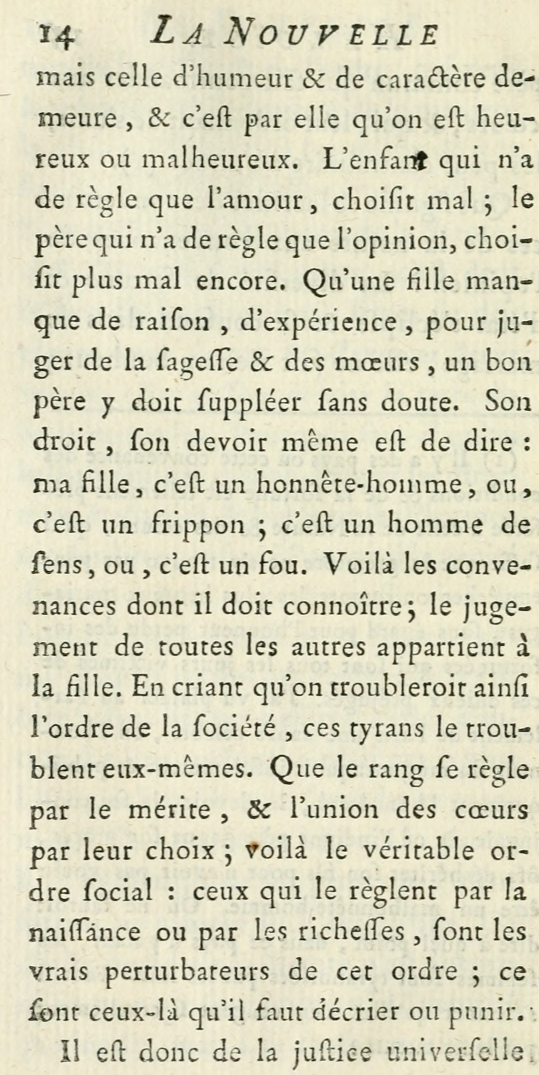
#> input picture img1_crop.jpg, 1078 x 2150 px (shown at 1/2 size)
$ python template_matching.py
#> lines starting #> are read from the running program, lines starting #| are printed output that depends on the picture; after the words box and inside, x2 and y2 are one past the last pixel; in counts of white or black regions, pixels touching at a corner belong together
#!/usr/bin/env python3
# -*- coding: utf-8 -*-
"""
Created on Fri Jun 22 20:05:10 2018

@author: rounak
"""

import cv2
import numpy as np
from matplotlib import pyplot as plt

img1 = cv2.imread('img1_crop.jpg',0)
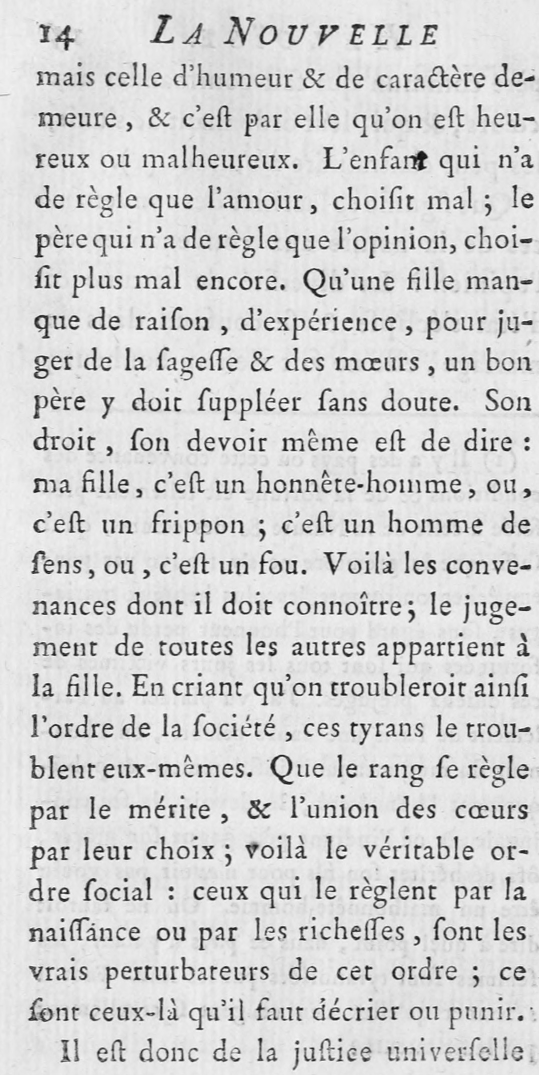
#> img1: shape (2150, 1078) (shown at 1/2 size); min 5, max 255, mean 210
img2 = cv2.imread('img2.jpg',0)
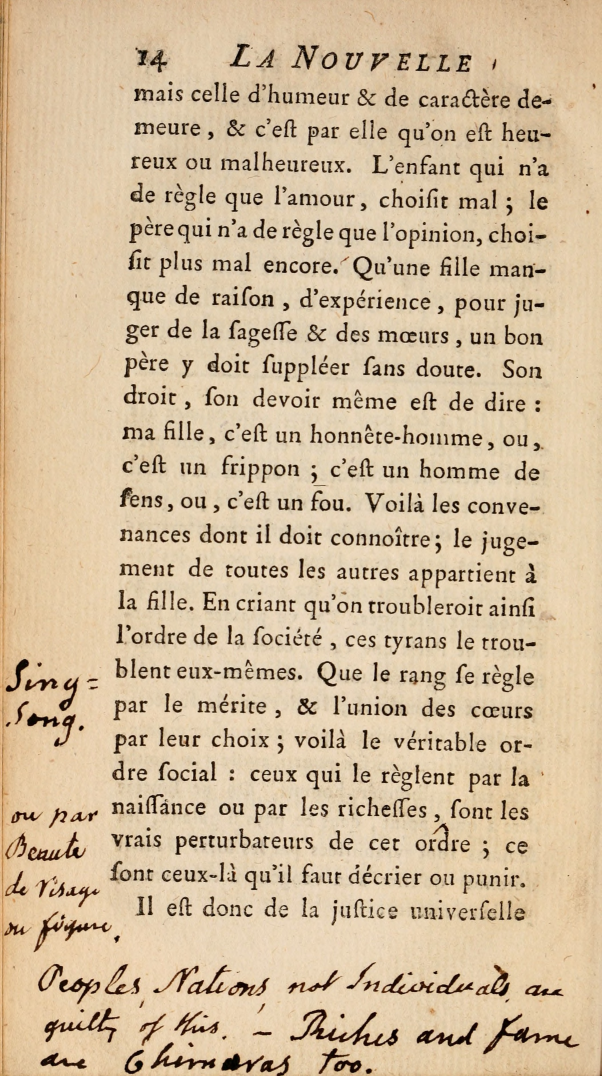
#> input picture img2.jpg, 1805 x 3228 px (shown at 1/3 size)
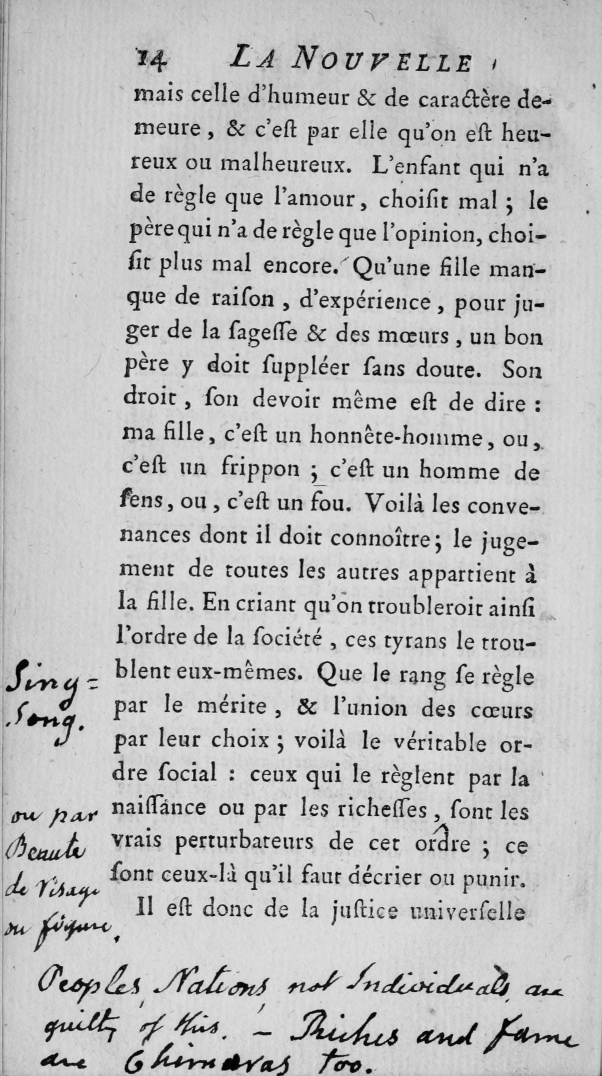
#> img2: shape (3228, 1805) (shown at 1/3 size); min 0, max 247, mean 190.7

# Resizing the image width X length
#img1 = cv2.resize(img1,(600,1200))
#img2 = cv2.resize(img2,(600,1200))

# Thresholding
th_val1,img1 = cv2.threshold(img1,127,255,cv2.THRESH_BINARY)
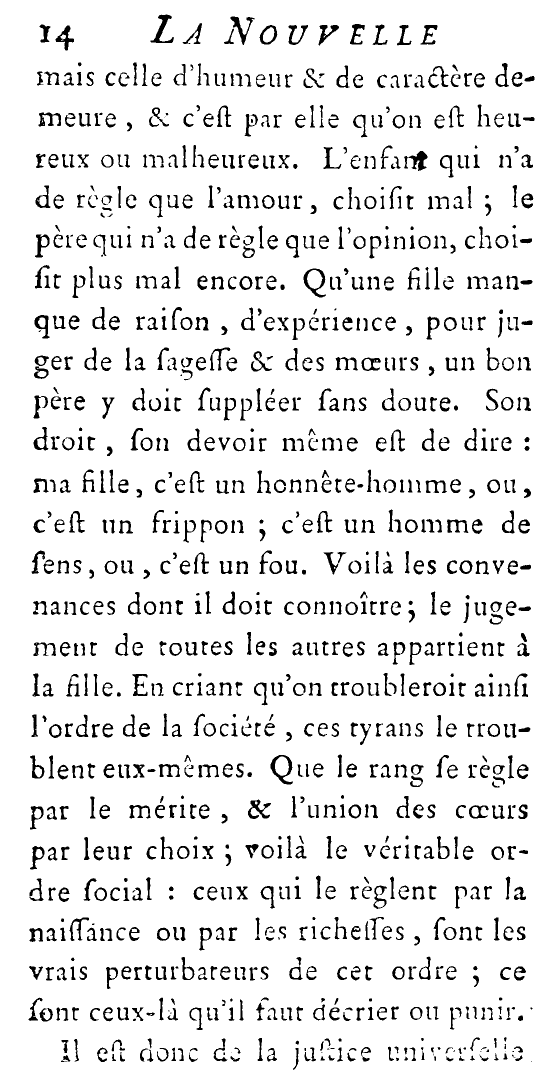
#> img1: shape (2150, 1078) (shown at 1/2 size); 91.2% white; 1074 black regions (37 under 20 px), largest, box (x1, y1, x2, y2) and area: (541, 1510, 586, 1569) 869, (301, 29, 348, 86) 858, (808, 302, 855, 342) 848
th_val2,img2 = cv2.threshold(img2,127,255,cv2.THRESH_BINARY)
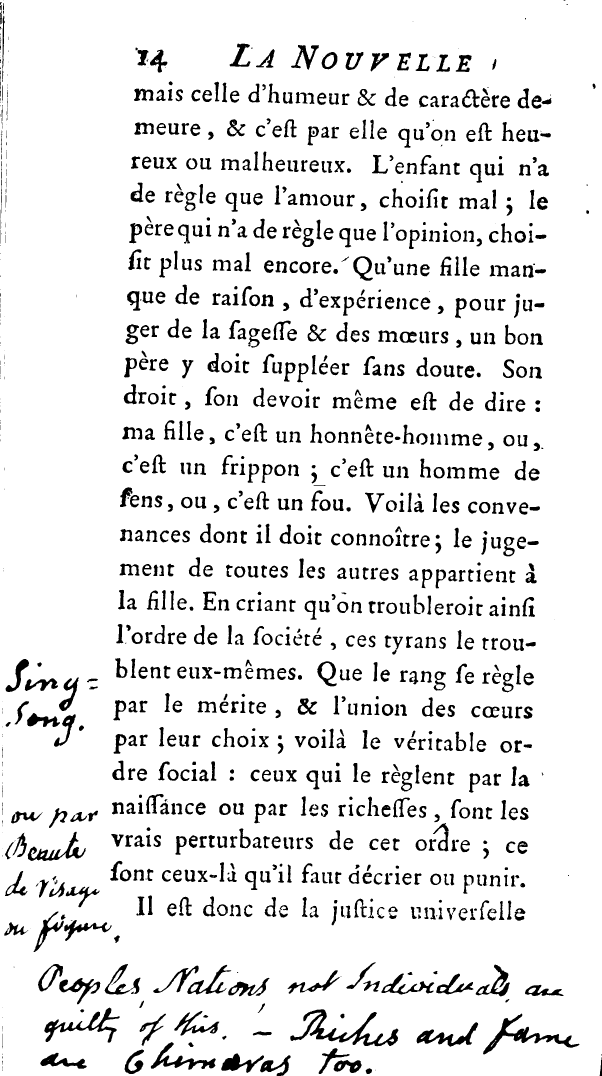
#> img2: shape (3228, 1805) (shown at 1/3 size); 90.9% white; 1186 black regions (152 under 20 px), largest, box (x1, y1, x2, y2) and area: (871, 3028, 1195, 3139) 8101, (1449, 3041, 1738, 3163) 6167, (133, 3023, 360, 3128) 5110

res = cv2.matchTemplate(img2, img1, cv2.TM_CCOEFF_NORMED)
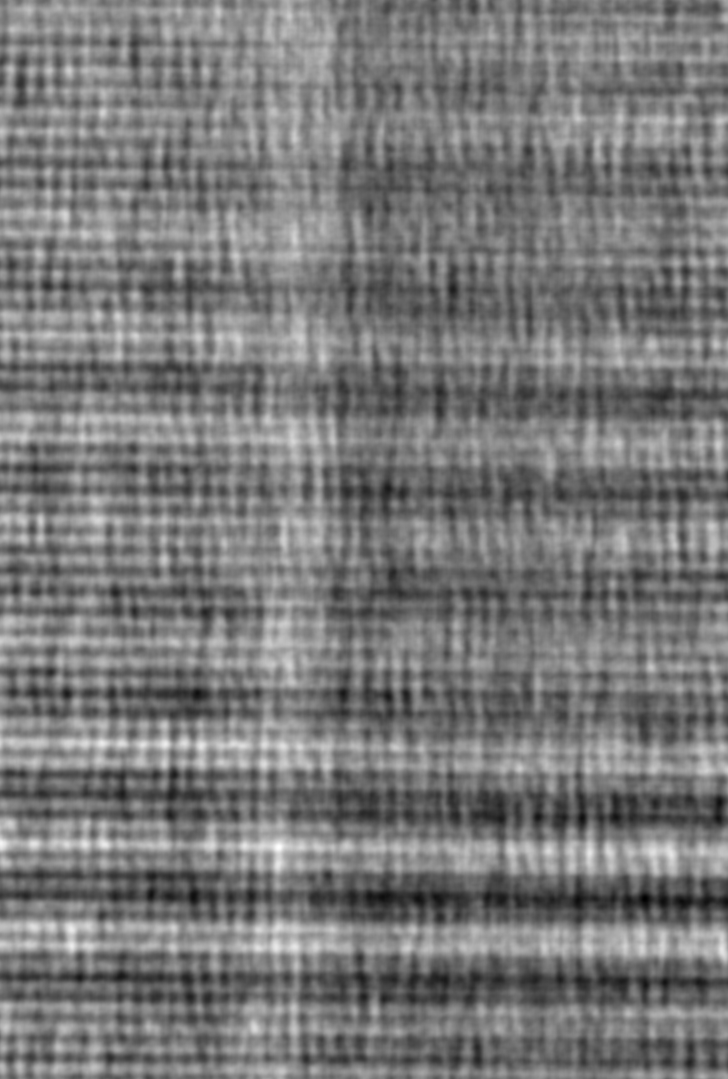
#> res: shape (1079, 728) float32; min -0.0213, max 0.0279, mean 0.00196; drawn with min black and max white

# Showing images
cv2.imshow('img2',img2)
cv2.imshow('img1',img1)
cv2.imshow('res',res)
cv2.waitKey(0)
cv2.destroyAllWindows()
